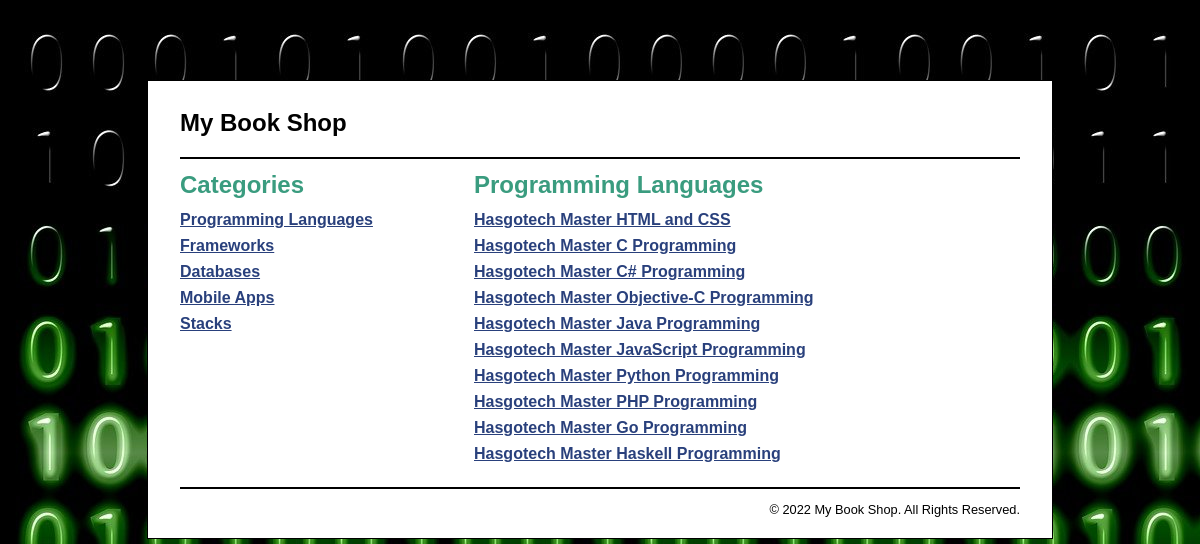
Screenshot of /product_catalog/index.php with the database file from the repository.
### tables this page shows
CREATE TABLE categories (
  categoryID       INT(11)        NOT NULL   AUTO_INCREMENT,
  categoryName     VARCHAR(255)   NOT NULL,
  PRIMARY KEY (categoryID)
);

CREATE TABLE products (
  productID        INT(11)        NOT NULL   AUTO_INCREMENT,
  categoryID       INT(11)        NOT NULL,
  productCode      VARCHAR(10)    NOT NULL   UNIQUE,
  productName      VARCHAR(255)   NOT NULL,
  listPrice        DECIMAL(10,2)  NOT NULL,
  PRIMARY KEY (productID)
);

### model/category_db.php (called while the page is built, shortened)
<?php
function get_categories() {
    global $db;
    $query = 'SELECT * FROM categories
              ORDER BY categoryID';
    $statement = $db->prepare($query);
    $statement->execute();
    $categories = $statement->fetchAll();
    return $categories;
}
function get_category_name($category_id) {
    global $db;
    $query = 'SELECT * FROM categories
              WHERE categoryID = :category_id';
    $statement = $db->prepare($query);
    $statement->bindValue(':category_id', $category_id);
    $statement->execute();
    $category = $statement->fetch();
    $category_name = $category['categoryName'];
    return $category_name;
}
?>

### model/product_db.php (called while the page is built, shortened)
<?php
function get_products_by_category($category_id) {
    global $db;
    $query = 'SELECT * FROM products
              WHERE products.categoryID = :category_id
              ORDER BY productID';
    $statement = $db->prepare($query);
    $statement->bindValue(":category_id", $category_id);
    $statement->execute();
    $products = $statement->fetchAll();
    return $products;
}
?>

### product_catalog/product_list.php (the view)
<?php include '../view/header.php'; ?>
<main>
    <aside>
        <h1>Categories</h1>
        <nav>
        <ul>
            <?php foreach($categories as $category) : ?>
            <li>
                <a href="?category_id=<?php echo $category['categoryID']; ?>">
                    <?php echo $category['categoryName']; ?>
                </a>
            </li>
            <?php endforeach; ?>
        </ul>
        </nav>
    </aside>
    <section>
        <h1><?php echo $category_name; ?></h1>
        <nav>
        <ul>
            <?php foreach ($products as $product) : ?>
            <li>
                <a href="?action=view_product&amp;product_id=<?php
                          echo $product['productID']; ?>">
                    <?php echo $product['productName']; ?>
                </a>
            </li>
            <?php endforeach; ?>
        </ul>
        </nav>
    </section>
</main>
<?php include '../view/footer.php'; ?>

### main.css (style rules this page uses)
html { background-image: url(images/binary-code-475664_1280.jpg); }
body { margin-top: 5em; font-family: Arial, Helvetica, sans-serif; width: 70%; margin: 5em auto; background-color: white; border: 1px solid black; padding: 0.5em 2em; }
aside { float: left; width: 35%; }
section { float: left; width: 50%; }
h1 { font-size: 150%; margin: .5em 0; }
h1, h2 { color: rgb(58, 156, 127); }
ul { list-style-type: none; margin: 0; padding-left: 0; padding-bottom: 1em; }
li { padding-bottom: 0.5em; }
a { color: rgb(41, 64, 124); font-weight: bold; }

### rows the page displays
categories: categoryName "Programming Languages"
categories: categoryName "Frameworks"
categories: categoryName "Databases"
categories: categoryName "Mobile Apps"
categories: categoryName "Stacks"
products: productName "Hasgotech Master HTML and CSS"
products: productName "Hasgotech Master C Programming"
products: productName "Hasgotech Master C# Programming"
products: productName "Hasgotech Master Objective-C Programming"
products: productName "Hasgotech Master Java Programming"
products: productName "Hasgotech Master JavaScript Programming"
products: productName "Hasgotech Master Python Programming"
products: productName "Hasgotech Master PHP Programming"
products: productName "Hasgotech Master Go Programming"
products: productName "Hasgotech Master Haskell Programming"
